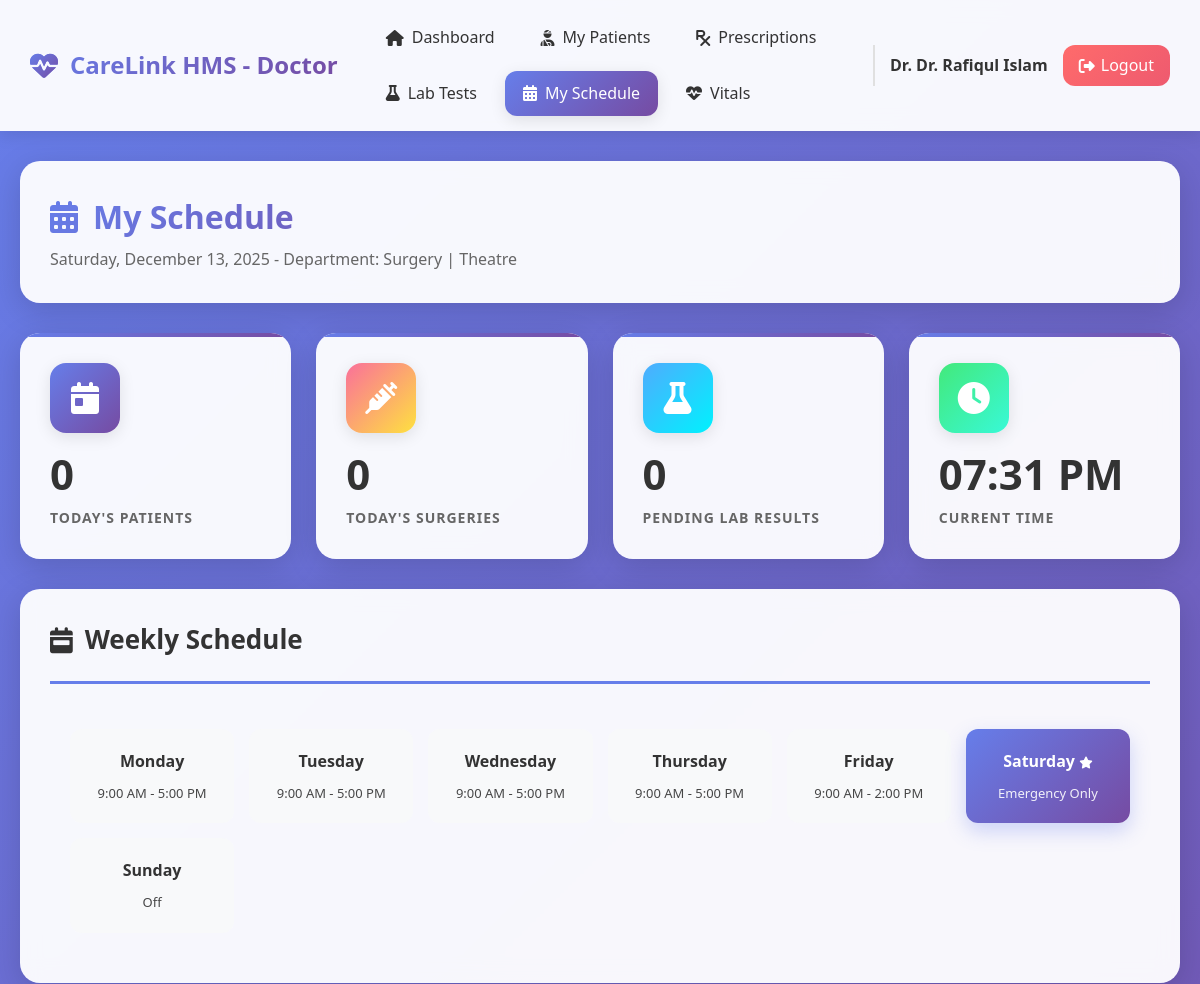
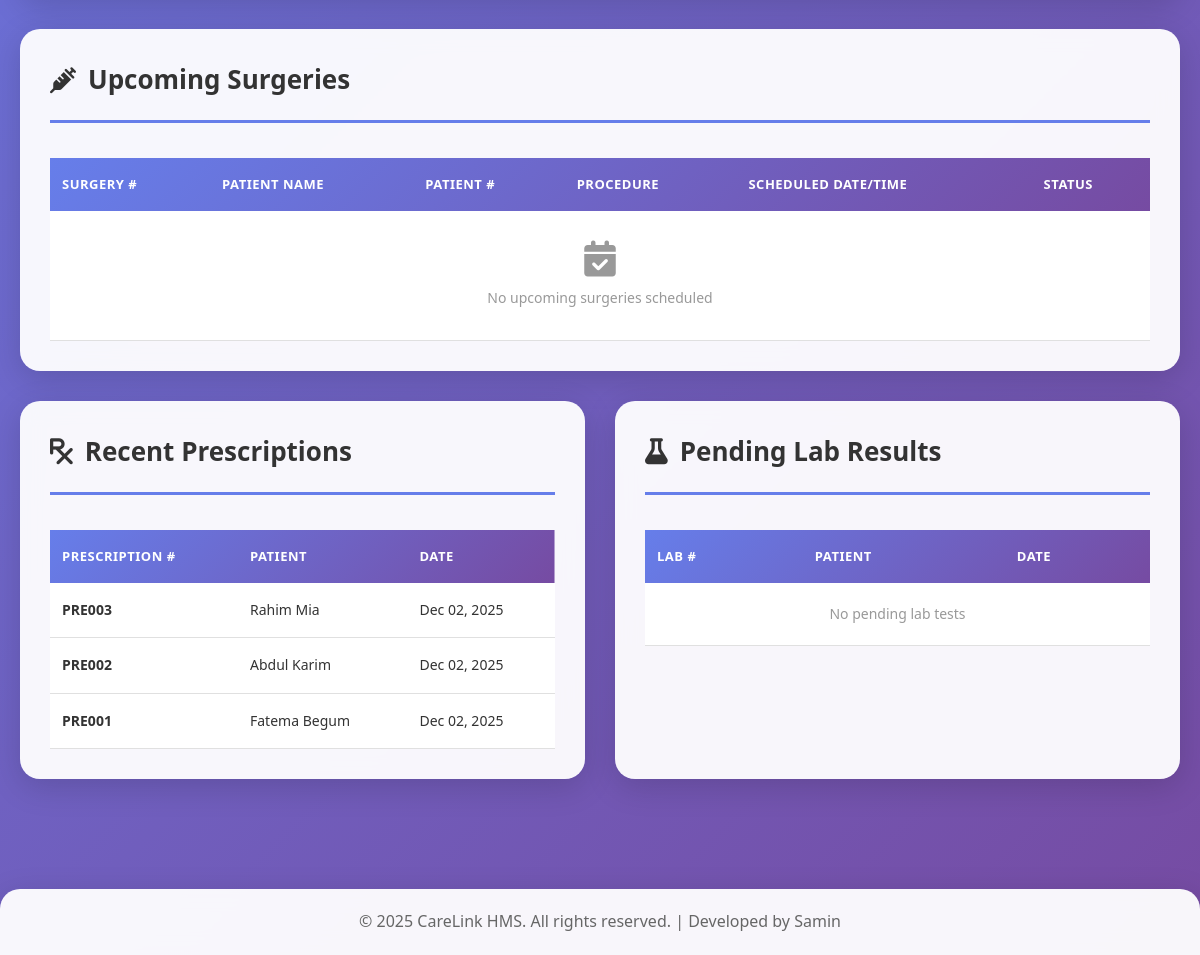
Screenshot of /backend/doctor/my_schedule.php (signed in) with the database file from the repository (2 pictures, top to bottom).
### tables this page shows
CREATE TABLE `his_prescriptions` (
  `pres_id` int(11) NOT NULL,
  `pres_pat_name` varchar(200) DEFAULT NULL,
  `pres_pat_age` varchar(200) DEFAULT NULL,
  `pres_pat_number` varchar(200) DEFAULT NULL,
  `pres_number` varchar(200) DEFAULT NULL,
  `pres_pat_addr` varchar(200) DEFAULT NULL,
  `pres_pat_type` varchar(200) DEFAULT NULL,
  `pres_date` timestamp(4) NOT NULL DEFAULT current_timestamp(4) ON UPDATE current_timestamp(4),
  `pres_pat_ailment` varchar(200) DEFAULT NULL,
  `pres_ins` longtext DEFAULT NULL
);

### backend/doctor/my_schedule.php (the view, shortened to what this page needs)
<?php
require_once '../includes/doctor_header.php';
require_once '../includes/doctor_navbar.php';
$doctor_dept = $_SESSION['doctor_dept'];
$today = date('Y-m-d');
$current_day = date('l');
$upcoming_surgeries = mysqli_query($conn, "SELECT s.*, p.pat_phone, p.pat_type
                                            FROM his_surgery s
                                            LEFT JOIN his_patients p ON s.s_pat_number = p.pat_number
                                            WHERE s.s_doc LIKE '%{$_SESSION['doctor_name']}%'
                                            AND DATE(s.s_pat_date) >= '$today'
                                            ORDER BY s.s_pat_date ASC");
$recent_prescriptions = mysqli_query($conn, "SELECT * FROM his_prescriptions
                                             ORDER BY pres_date DESC LIMIT 5");
$pending_labs = mysqli_query($conn, "SELECT * FROM his_laboratory
                                     WHERE (lab_pat_results IS NULL OR lab_pat_results = '')
                                     ORDER BY lab_date_rec DESC LIMIT 5");
$today_appointments = mysqli_query($conn, "SELECT COUNT(*) as count FROM his_patients WHERE DATE(pat_date_joined) = '$today'");
$today_count = mysqli_fetch_assoc($today_appointments)['count'];
$today_surgeries = mysqli_query($conn, "SELECT COUNT(*) as count FROM his_surgery
                                        WHERE s_doc LIKE '%{$_SESSION['doctor_name']}%'
                                        AND DATE(s_pat_date) = '$today'");
$surgery_count = mysqli_fetch_assoc($today_surgeries)['count'];
?>
<div class="container">
    <div class="page-header">
        <div>
            <h1><i class="fas fa-calendar-alt"></i> My Schedule</h1>
            <p><?php echo date('l, F d, Y'); ?> - Department: <?php echo $doctor_dept; ?></p>
        </div>
    </div>
    <div class="stats-grid" style="margin-bottom: 30px;">
        <div class="stat-card">
            <div class="stat-icon" style="background: linear-gradient(135deg, #667eea, #764ba2);">
                <i class="fas fa-calendar-day"></i>
            </div>
            <div class="stat-value"><?php echo $today_count; ?></div>
            <div class="stat-label">Today's Patients</div>
        </div>
        <div class="stat-card">
            <div class="stat-icon" style="background: linear-gradient(135deg, #fa709a, #fee140);">
                <i class="fas fa-syringe"></i>
            </div>
            <div class="stat-value"><?php echo $surgery_count; ?></div>
            <div class="stat-label">Today's Surgeries</div>
        </div>
        <div class="stat-card">
            <div class="stat-icon" style="background: linear-gradient(135deg, #4facfe, #00f2fe);">
                <i class="fas fa-flask"></i>
            </div>
            <div class="stat-value"><?php echo mysqli_num_rows($pending_labs); ?></div>
            <div class="stat-label">Pending Lab Results</div>
        </div>
        <div class="stat-card">
            <div class="stat-icon" style="background: linear-gradient(135deg, #43e97b, #38f9d7);">
                <i class="fas fa-clock"></i>
            </div>
            <div class="stat-value"><?php echo date('h:i A'); ?></div>
            <div class="stat-label">Current Time</div>
        </div>
    </div>
    <div class="content-card">
        <div class="card-header">
            <h2><i class="fas fa-calendar-week"></i> Weekly Schedule</h2>
        </div>
        <div style="padding: 20px;">
            <div style="display: grid; grid-template-columns: repeat(auto-fit, minmax(150px, 1fr)); gap: 15px;">
                <?php
                $days = ['Monday', 'Tuesday', 'Wednesday', 'Thursday', 'Friday', 'Saturday', 'Sunday'];
                $times = [
                    'Monday' => '9:00 AM - 5:00 PM',
                    'Tuesday' => '9:00 AM - 5:00 PM',
                    'Wednesday' => '9:00 AM - 5:00 PM',
                    'Thursday' => '9:00 AM - 5:00 PM',
                    'Friday' => '9:00 AM - 2:00 PM',
                    'Saturday' => 'Emergency Only',
                    'Sunday' => 'Off'
                ];
                foreach($days as $day):
                    $is_today = ($day == $current_day);
                ?>
                <div style="background: <?php echo $is_today ? 'linear-gradient(135deg, #667eea, #764ba2)' : '#f8f9fa'; ?>;
                            padding: 20px; border-radius: 12px; text-align: center;
                            color: <?php echo $is_today ? 'white' : '#333'; ?>;
                            box-shadow: <?php echo $is_today ? '0 8px 20px rgba(102, 126, 234, 0.3)' : 'none'; ?>;">
                    <div style="font-weight: bold; margin-bottom: 8px; font-size: 16px;">
                        <?php echo $day; ?>
                        <?php if($is_today): ?>
                            <i class="fas fa-star" style="font-size: 12px;"></i>
                        <?php endif; ?>
                    </div>
                    <div style="font-size: 13px; opacity: 0.9;">
                        <?php echo $times[$day]; ?>
                    </div>
                </div>
                <?php endforeach; ?>
            </div>
        </div>
    </div>
    <div class="content-card">
        <div class="card-header">
            <h2><i class="fas fa-syringe"></i> Upcoming Surgeries</h2>
        </div>
        <div class="table-responsive">
            <table class="data-table">
                <thead>
                    <tr>
                        <th>Surgery #</th>
                        <th>Patient Name</th>
                        <th>Patient #</th>
                        <th>Procedure</th>
                        <th>Scheduled Date/Time</th>
                        <th>Status</th>
                    </tr>
                </thead>
                <tbody>
                    <?php if(mysqli_num_rows($upcoming_surgeries) > 0): ?>
                        <?php while ($surgery = mysqli_fetch_assoc($upcoming_surgeries)): ?>
                        <tr>
                            <td><strong><?php echo $surgery['s_number']; ?></strong></td>
                            <td><?php echo $surgery['s_pat_name']; ?></td>
                            <td><?php echo $surgery['s_pat_number']; ?></td>
                            <td><?php echo $surgery['s_pat_ailment']; ?></td>
                            <td>
                                <strong><?php echo date('M d, Y', strtotime($surgery['s_pat_date'])); ?></strong><br>
                                <small><?php echo date('h:i A', strtotime($surgery['s_pat_date'])); ?></small>
                            </td>
                            <td>
                                <span class="badge badge-<?php echo $surgery['s_pat_status'] == 'Successful' ? 'success' : 'warning'; ?>">
                                    <?php echo $surgery['s_pat_status'] ? $surgery['s_pat_status'] : 'Scheduled'; ?>
                                </span>
                            </td>
                        </tr>
                        <?php endwhile; ?>
                    <?php else: ?>
                        <tr>
                            <td colspan="6" style="text-align: center; padding: 30px; color: #999;">
                                <i class="fas fa-calendar-check" style="font-size: 36px; margin-bottom: 10px; display: block;"></i>
                                No upcoming surgeries scheduled
                            </td>
                        </tr>
                    <?php endif; ?>
                </tbody>
            </table>
        </div>
    </div>
    <div style="display: grid; grid-template-columns: repeat(auto-fit, minmax(500px, 1fr)); gap: 30px;">
        <div class="content-card">
            <div class="card-header">
                <h2><i class="fas fa-prescription"></i> Recent Prescriptions</h2>
            </div>
            <div class="table-responsive">
                <table class="data-table">
                    <thead>
                        <tr>
                            <th>Prescription #</th>
                            <th>Patient</th>
                            <th>Date</th>
                        </tr>
                    </thead>
                    <tbody>
                        <?php if(mysqli_num_rows($recent_prescriptions) > 0): ?>
                            <?php while ($pres = mysqli_fetch_assoc($recent_prescriptions)): ?>
                            <tr>
                                <td><strong><?php echo $pres['pres_number']; ?></strong></td>
                                <td><?php echo $pres['pres_pat_name']; ?></td>
                                <td><?php echo date('M d, Y', strtotime($pres['pres_date'])); ?></td>
                            </tr>
                            <?php endwhile; ?>
                        <?php endif; ?>
                    </tbody>
                </table>
            </div>
        </div>
        <div class="content-card">
            <div class="card-header">
                <h2><i class="fas fa-flask"></i> Pending Lab Results</h2>
            </div>
            <div class="table-responsive">
                <table class="data-table">
                    <thead>
                        <tr>
                            <th>Lab #</th>
                            <th>Patient</th>
                            <th>Date</th>
                        </tr>
                    </thead>
                    <tbody>
                        <?php if(mysqli_num_rows($pending_labs) > 0): ?>
                            <?php while ($lab = mysqli_fetch_assoc($pending_labs)): ?>
                            <tr>
                                <td><strong><?php echo $lab['lab_number']; ?></strong></td>
                                <td><?php echo $lab['lab_pat_name']; ?></td>
                                <td><?php echo date('M d, Y', strtotime($lab['lab_date_rec'])); ?></td>
                            </tr>
                            <?php endwhile; ?>
                        <?php else: ?>
                            <tr>
                                <td colspan="3" style="text-align: center; padding: 20px; color: #999;">
                                    No pending lab tests
                                </td>
                            </tr>
                        <?php endif; ?>
                    </tbody>
                </table>
            </div>
        </div>
    </div>
</div>
<?php require_once '../includes/footer.php'; ?>

### assets/css/style.css (style rules this page uses)
* { margin: 0; padding: 0; box-sizing: border-box; }
:root { --primary-gradient: linear-gradient(135deg, #667eea 0%, #764ba2 100%); --secondary-gradient: linear-gradient(135deg, #f093fb 0%, #f5576c 100%); --success-gradient: linear-gradient(135deg, #43e97b 0%, #38f9d7 100%); --info-gradient: linear-gradient(135deg, #4facfe 0%, #00f2fe 100%); --warning-gradient: linear-gradient(135deg, #fa709a 0%, #fee140 100%); --danger-gradient: linear-gradient(135deg, #ff6b6b 0%, #ee5a6f 100%); --primary-color: #667eea; --secondary-color: #764ba2; --success-color: #43e97b; --danger-color: #f5576c; --warning-color: #fee140; --info-color: #4facfe; --text-dark: #333333; --text-light: #666666; --text-muted: #999999; --bg-light: #f8f9fa; --bg-white: #ffffff; --border-color: #e0e0e0; --shadow-sm: 0 2px 8px rgba(0, 0, 0, 0.1); --shadow-md: 0 4px 16px rgba(0, 0, 0, 0.1); --shadow-lg: 0 8px 32px rgba(0, 0, 0, 0.15); --shadow-xl: 0 15px 40px rgba(0, 0, 0, 0.2); --radius-sm: 8px; --radius-md: 12px; --radius-lg: 16px; --radius-xl: 20px; --transition: all 0.3s ease; }
body { font-family: 'Segoe UI', Tahoma, Geneva, Verdana, sans-serif; background: linear-gradient(135deg, #667eea 0%, #764ba2 100%); min-height: 100vh; color: var(--text-dark); line-height: 1.6; }
.container { max-width: 1400px; margin: 0 auto; padding: 30px 20px; animation: fadeIn 0.6s ease; }
.page-header { background: rgba(255, 255, 255, 0.95); backdrop-filter: blur(10px); padding: 30px; border-radius: var(--radius-xl); box-shadow: var(--shadow-lg); margin-bottom: 30px; display: flex; justify-content: space-between; align-items: center; animation: fadeInUp 0.6s ease; flex-wrap: wrap; gap: 15px; }
.page-header h1 { font-size: 32px; background: var(--primary-gradient); -webkit-background-clip: text; -webkit-text-fill-color: transparent; display: flex; align-items: center; gap: 15px; }
.page-header p { color: var(--text-light); margin-top: 5px; }
.stats-grid { display: grid; grid-template-columns: repeat(auto-fit, minmax(250px, 1fr)); gap: 25px; margin-bottom: 30px; }
.stat-card { background: rgba(255, 255, 255, 0.95); backdrop-filter: blur(10px); padding: 30px; border-radius: var(--radius-xl); box-shadow: var(--shadow-lg); transition: var(--transition); animation: fadeInUp 0.6s ease forwards; opacity: 0; position: relative; overflow: hidden; }
.stat-card::before { content: ''; position: absolute; top: 0; left: 0; width: 100%; height: 4px; background: var(--primary-gradient); }
.stat-card:nth-child(1) { animation-delay: 0.1s; }
.stat-card:nth-child(2) { animation-delay: 0.2s; }
.stat-card:nth-child(3) { animation-delay: 0.3s; }
.stat-card:nth-child(4) { animation-delay: 0.4s; }
.stat-icon { width: 70px; height: 70px; border-radius: var(--radius-lg); display: flex; align-items: center; justify-content: center; font-size: 32px; margin-bottom: 20px; color: white; box-shadow: var(--shadow-md); }
.stat-value { font-size: 42px; font-weight: bold; color: var(--text-dark); margin: 12px 0; line-height: 1; }
.stat-label { color: var(--text-light); font-size: 14px; text-transform: uppercase; letter-spacing: 1px; font-weight: 600; }
.content-card { background: rgba(255, 255, 255, 0.95); backdrop-filter: blur(10px); padding: 30px; border-radius: var(--radius-xl); box-shadow: var(--shadow-lg); animation: fadeInUp 0.8s ease; margin-bottom: 30px; }
.card-header { display: flex; justify-content: space-between; align-items: center; margin-bottom: 25px; padding-bottom: 20px; border-bottom: 3px solid var(--primary-color); flex-wrap: wrap; gap: 15px; }
.card-header h2 { font-size: 26px; color: var(--text-dark); display: flex; align-items: center; gap: 12px; }
.table-responsive { overflow-x: auto; }
.data-table { width: 100%; border-collapse: collapse; margin-top: 10px; }
.data-table thead { background: var(--primary-gradient); color: white; }
.data-table thead th { padding: 16px 12px; text-align: left; font-weight: 600; text-transform: uppercase; font-size: 13px; letter-spacing: 0.5px; white-space: nowrap; }
.data-table tbody td { padding: 16px 12px; border-bottom: 1px solid var(--border-color); font-size: 14px; }
.data-table tbody tr { transition: var(--transition); background: white; }
@media (max-width: 1200px) { .container { max-width: 100%; } }

### rows the page displays
his_prescriptions: pres_number "PRE003", pres_pat_name "Rahim Mia", pres_date "Dec 02, 2025"
his_prescriptions: pres_number "PRE002", pres_pat_name "Abdul Karim", pres_date "Dec 02, 2025"
his_prescriptions: pres_number "PRE001", pres_pat_name "Fatema Begum", pres_date "Dec 02, 2025"

### other values shown
$_SESSION['doctor_name'] "Dr. Rafiqul Islam"
$doctor_dept "Surgery | Theatre"
$today_count "0"
$surgery_count "0"
mysqli_num_rows($pending_labs) "0"
$day "Monday"
$times[$day] "9:00 AM - 5:00 PM"
$day "Tuesday"
$day "Wednesday"
$day "Thursday"
$day "Friday"
$times[$day] "9:00 AM - 2:00 PM"
$day "Saturday"
$times[$day] "Emergency Only"
$day "Sunday"
